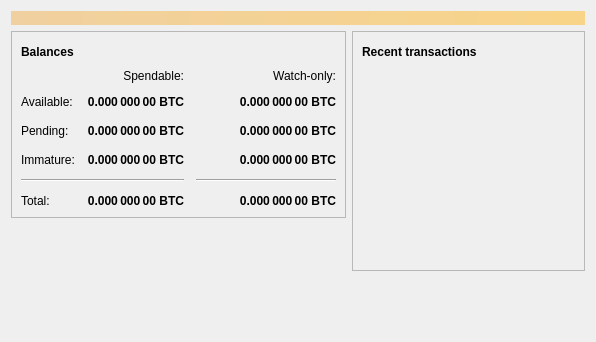
<?xml version="1.0" encoding="UTF-8"?>
<ui version="4.0">
 <class>OverviewPage</class>
 <widget class="QWidget" name="OverviewPage">
  <property name="geometry">
   <rect>
    <x>0</x>
    <y>0</y>
    <width>596</width>
    <height>342</height>
   </rect>
  </property>
  <property name="windowTitle">
   <string>Form</string>
  </property>
  <layout class="QVBoxLayout" name="topLayout">
   <item>
    <widget class="QLabel" name="labelAlerts">
     <property name="visible">
      <bool>false</bool>
     </property>
     <property name="styleSheet">
      <string notr="true">QLabel { background-color: qlineargradient(x1: 0, y1: 0, x2: 1, y2: 0, stop:0 #F0D0A0, stop:1 #F8D488); color:#000000; }</string>
     </property>
     <property name="wordWrap">
      <bool>true</bool>
     </property>
     <property name="margin">
      <number>3</number>
     </property>
     <property name="textInteractionFlags">
      <set>Qt::TextSelectableByMouse</set>
     </property>
    </widget>
   </item>
   <item>
    <layout class="QHBoxLayout" name="horizontalLayout" stretch="1,1">
     <item>
      <layout class="QVBoxLayout" name="verticalLayout_2">
       <item>
        <widget class="QFrame" name="frame">
         <property name="frameShape">
          <enum>QFrame::StyledPanel</enum>
         </property>
         <property name="frameShadow">
          <enum>QFrame::Raised</enum>
         </property>
         <layout class="QVBoxLayout" name="verticalLayout_4">
          <item>
           <layout class="QHBoxLayout" name="horizontalLayout_4">
            <item>
             <widget class="QLabel" name="label_5">
              <property name="font">
               <font>
                <weight>75</weight>
                <bold>true</bold>
               </font>
              </property>
              <property name="text">
               <string>Balances</string>
              </property>
             </widget>
            </item>
            <item>
             <widget class="QPushButton" name="labelWalletStatus">
              <property name="enabled">
               <bool>true</bool>
              </property>
              <property name="maximumSize">
               <size>
                <width>30</width>
                <height>16777215</height>
               </size>
              </property>
              <property name="toolTip">
               <string>The displayed information may be out of date. Your wallet automatically synchronizes with the Bitcoin network after a connection is established, but this process has not completed yet.</string>
              </property>
              <property name="text">
               <string/>
              </property>
              <property name="icon">
               <iconset resource="../bitcoin.qrc">
                <normaloff>:/icons/warning</normaloff>
                <disabledoff>:/icons/warning</disabledoff>:/icons/warning</iconset>
              </property>
              <property name="iconSize">
               <size>
                <width>24</width>
                <height>24</height>
               </size>
              </property>
              <property name="flat">
               <bool>true</bool>
              </property>
             </widget>
            </item>
            <item>
             <spacer name="horizontalSpacer_3">
              <property name="orientation">
               <enum>Qt::Horizontal</enum>
              </property>
              <property name="sizeHint" stdset="0">
               <size>
                <width>40</width>
                <height>20</height>
               </size>
              </property>
             </spacer>
            </item>
           </layout>
          </item>
          <item>
           <layout class="QGridLayout" name="gridLayout">
            <property name="spacing">
             <number>12</number>
            </property>
            <item row="2" column="2">
             <widget class="QLabel" name="labelWatchPending">
              <property name="font">
               <font>
                <weight>75</weight>
                <bold>true</bold>
               </font>
              </property>
              <property name="cursor">
               <cursorShape>IBeamCursor</cursorShape>
              </property>
              <property name="toolTip">
               <string>Unconfirmed transactions to watch-only addresses</string>
              </property>
              <property name="text">
               <string notr="true">0.000 000 00 BTC</string>
              </property>
              <property name="alignment">
               <set>Qt::AlignRight|Qt::AlignTrailing|Qt::AlignVCenter</set>
              </property>
              <property name="textInteractionFlags">
               <set>Qt::LinksAccessibleByMouse|Qt::TextSelectableByKeyboard|Qt::TextSelectableByMouse</set>
              </property>
             </widget>
            </item>
            <item row="2" column="1">
             <widget class="QLabel" name="labelUnconfirmed">
              <property name="font">
               <font>
                <weight>75</weight>
                <bold>true</bold>
               </font>
              </property>
              <property name="cursor">
               <cursorShape>IBeamCursor</cursorShape>
              </property>
              <property name="toolTip">
               <string>Total of transactions that have yet to be confirmed, and do not yet count toward the spendable balance</string>
              </property>
              <property name="text">
               <string notr="true">0.000 000 00 BTC</string>
              </property>
              <property name="alignment">
               <set>Qt::AlignRight|Qt::AlignTrailing|Qt::AlignVCenter</set>
              </property>
              <property name="textInteractionFlags">
               <set>Qt::LinksAccessibleByMouse|Qt::TextSelectableByKeyboard|Qt::TextSelectableByMouse</set>
              </property>
             </widget>
            </item>
            <item row="3" column="2">
             <widget class="QLabel" name="labelWatchImmature">
              <property name="font">
               <font>
                <weight>75</weight>
                <bold>true</bold>
               </font>
              </property>
              <property name="cursor">
               <cursorShape>IBeamCursor</cursorShape>
              </property>
              <property name="toolTip">
               <string>Mined balance in watch-only addresses that has not yet matured</string>
              </property>
              <property name="text">
               <string notr="true">0.000 000 00 BTC</string>
              </property>
              <property name="alignment">
               <set>Qt::AlignRight|Qt::AlignTrailing|Qt::AlignVCenter</set>
              </property>
              <property name="textInteractionFlags">
               <set>Qt::LinksAccessibleByMouse|Qt::TextSelectableByKeyboard|Qt::TextSelectableByMouse</set>
              </property>
             </widget>
            </item>
            <item row="4" column="0" colspan="2">
             <widget class="Line" name="line">
              <property name="orientation">
               <enum>Qt::Horizontal</enum>
              </property>
             </widget>
            </item>
            <item row="4" column="2">
             <widget class="Line" name="lineWatchBalance">
              <property name="sizePolicy">
               <sizepolicy hsizetype="Preferred" vsizetype="Fixed">
                <horstretch>0</horstretch>
                <verstretch>0</verstretch>
               </sizepolicy>
              </property>
              <property name="minimumSize">
               <size>
                <width>140</width>
                <height>0</height>
               </size>
              </property>
              <property name="orientation">
               <enum>Qt::Horizontal</enum>
              </property>
             </widget>
            </item>
            <item row="5" column="0">
             <widget class="QLabel" name="labelTotalText">
              <property name="text">
               <string>Total:</string>
              </property>
             </widget>
            </item>
            <item row="3" column="1">
             <widget class="QLabel" name="labelImmature">
              <property name="font">
               <font>
                <weight>75</weight>
                <bold>true</bold>
               </font>
              </property>
              <property name="cursor">
               <cursorShape>IBeamCursor</cursorShape>
              </property>
              <property name="toolTip">
               <string>Mined balance that has not yet matured</string>
              </property>
              <property name="text">
               <string notr="true">0.000 000 00 BTC</string>
              </property>
              <property name="alignment">
               <set>Qt::AlignRight|Qt::AlignTrailing|Qt::AlignVCenter</set>
              </property>
              <property name="textInteractionFlags">
               <set>Qt::LinksAccessibleByMouse|Qt::TextSelectableByKeyboard|Qt::TextSelectableByMouse</set>
              </property>
             </widget>
            </item>
            <item row="2" column="3">
             <spacer name="horizontalSpacer_2">
              <property name="orientation">
               <enum>Qt::Horizontal</enum>
              </property>
              <property name="sizeHint" stdset="0">
               <size>
                <width>40</width>
                <height>20</height>
               </size>
              </property>
             </spacer>
            </item>
            <item row="3" column="0">
             <widget class="QLabel" name="labelImmatureText">
              <property name="text">
               <string>Immature:</string>
              </property>
             </widget>
            </item>
            <item row="5" column="1">
             <widget class="QLabel" name="labelTotal">
              <property name="font">
               <font>
                <weight>75</weight>
                <bold>true</bold>
               </font>
              </property>
              <property name="cursor">
               <cursorShape>IBeamCursor</cursorShape>
              </property>
              <property name="toolTip">
               <string>Your current total balance</string>
              </property>
              <property name="text">
               <string notr="true">0.000 000 00 BTC</string>
              </property>
              <property name="alignment">
               <set>Qt::AlignRight|Qt::AlignTrailing|Qt::AlignVCenter</set>
              </property>
              <property name="textInteractionFlags">
               <set>Qt::LinksAccessibleByMouse|Qt::TextSelectableByKeyboard|Qt::TextSelectableByMouse</set>
              </property>
             </widget>
            </item>
            <item row="5" column="2">
             <widget class="QLabel" name="labelWatchTotal">
              <property name="font">
               <font>
                <weight>75</weight>
                <bold>true</bold>
               </font>
              </property>
              <property name="cursor">
               <cursorShape>IBeamCursor</cursorShape>
              </property>
              <property name="toolTip">
               <string>Current total balance in watch-only addresses</string>
              </property>
              <property name="text">
               <string notr="true">0.000 000 00 BTC</string>
              </property>
              <property name="alignment">
               <set>Qt::AlignRight|Qt::AlignTrailing|Qt::AlignVCenter</set>
              </property>
              <property name="textInteractionFlags">
               <set>Qt::LinksAccessibleByMouse|Qt::TextSelectableByKeyboard|Qt::TextSelectableByMouse</set>
              </property>
             </widget>
            </item>
            <item row="0" column="2">
             <widget class="QLabel" name="labelWatchonly">
              <property name="text">
               <string>Watch-only:</string>
              </property>
              <property name="alignment">
               <set>Qt::AlignRight|Qt::AlignTrailing|Qt::AlignVCenter</set>
              </property>
             </widget>
            </item>
            <item row="1" column="0">
             <widget class="QLabel" name="labelBalanceText">
              <property name="text">
               <string>Available:</string>
              </property>
             </widget>
            </item>
            <item row="1" column="1">
             <widget class="QLabel" name="labelBalance">
              <property name="font">
               <font>
                <weight>75</weight>
                <bold>true</bold>
               </font>
              </property>
              <property name="cursor">
               <cursorShape>IBeamCursor</cursorShape>
              </property>
              <property name="toolTip">
               <string>Your current spendable balance</string>
              </property>
              <property name="text">
               <string notr="true">0.000 000 00 BTC</string>
              </property>
              <property name="alignment">
               <set>Qt::AlignRight|Qt::AlignTrailing|Qt::AlignVCenter</set>
              </property>
              <property name="textInteractionFlags">
               <set>Qt::LinksAccessibleByMouse|Qt::TextSelectableByKeyboard|Qt::TextSelectableByMouse</set>
              </property>
             </widget>
            </item>
            <item row="1" column="2">
             <widget class="QLabel" name="labelWatchAvailable">
              <property name="font">
               <font>
                <weight>75</weight>
                <bold>true</bold>
               </font>
              </property>
              <property name="cursor">
               <cursorShape>IBeamCursor</cursorShape>
              </property>
              <property name="toolTip">
               <string>Your current balance in watch-only addresses</string>
              </property>
              <property name="text">
               <string notr="true">0.000 000 00 BTC</string>
              </property>
              <property name="alignment">
               <set>Qt::AlignRight|Qt::AlignTrailing|Qt::AlignVCenter</set>
              </property>
              <property name="textInteractionFlags">
               <set>Qt::LinksAccessibleByMouse|Qt::TextSelectableByKeyboard|Qt::TextSelectableByMouse</set>
              </property>
             </widget>
            </item>
            <item row="2" column="0">
             <widget class="QLabel" name="labelPendingText">
              <property name="text">
               <string>Pending:</string>
              </property>
             </widget>
            </item>
            <item row="0" column="1">
             <widget class="QLabel" name="labelSpendable">
              <property name="text">
               <string>Spendable:</string>
              </property>
              <property name="alignment">
               <set>Qt::AlignRight|Qt::AlignTrailing|Qt::AlignVCenter</set>
              </property>
             </widget>
            </item>
           </layout>
          </item>
         </layout>
        </widget>
       </item>
       <item>
        <spacer name="verticalSpacer">
         <property name="orientation">
          <enum>Qt::Vertical</enum>
         </property>
         <property name="sizeHint" stdset="0">
          <size>
           <width>20</width>
           <height>40</height>
          </size>
         </property>
        </spacer>
       </item>
      </layout>
     </item>
     <item>
      <layout class="QVBoxLayout" name="verticalLayout_3">
       <item>
        <widget class="QFrame" name="frame_2">
         <property name="frameShape">
          <enum>QFrame::StyledPanel</enum>
         </property>
         <property name="frameShadow">
          <enum>QFrame::Raised</enum>
         </property>
         <layout class="QVBoxLayout" name="verticalLayout">
          <item>
           <layout class="QHBoxLayout" name="horizontalLayout_2">
            <item>
             <widget class="QLabel" name="label_4">
              <property name="font">
               <font>
                <weight>75</weight>
                <bold>true</bold>
               </font>
              </property>
              <property name="text">
               <string>Recent transactions</string>
              </property>
             </widget>
            </item>
            <item>
             <widget class="QPushButton" name="labelTransactionsStatus">
              <property name="enabled">
               <bool>true</bool>
              </property>
              <property name="maximumSize">
               <size>
                <width>30</width>
                <height>16777215</height>
               </size>
              </property>
              <property name="toolTip">
               <string>The displayed information may be out of date. Your wallet automatically synchronizes with the Bitcoin network after a connection is established, but this process has not completed yet.</string>
              </property>
              <property name="text">
               <string/>
              </property>
              <property name="icon">
               <iconset resource="../bitcoin.qrc">
                <normaloff>:/icons/warning</normaloff>
                <disabledoff>:/icons/warning</disabledoff>:/icons/warning</iconset>
              </property>
              <property name="iconSize">
               <size>
                <width>24</width>
                <height>24</height>
               </size>
              </property>
              <property name="flat">
               <bool>true</bool>
              </property>
             </widget>
            </item>
            <item>
             <spacer name="horizontalSpacer">
              <property name="orientation">
               <enum>Qt::Horizontal</enum>
              </property>
              <property name="sizeHint" stdset="0">
               <size>
                <width>40</width>
                <height>20</height>
               </size>
              </property>
             </spacer>
            </item>
           </layout>
          </item>
          <item>
           <widget class="QListView" name="listTransactions">
            <property name="styleSheet">
             <string notr="true">QListView { background: transparent; }</string>
            </property>
            <property name="frameShape">
             <enum>QFrame::NoFrame</enum>
            </property>
            <property name="verticalScrollBarPolicy">
             <enum>Qt::ScrollBarAlwaysOff</enum>
            </property>
            <property name="horizontalScrollBarPolicy">
             <enum>Qt::ScrollBarAlwaysOff</enum>
            </property>
            <property name="selectionMode">
             <enum>QAbstractItemView::NoSelection</enum>
            </property>
           </widget>
          </item>
         </layout>
        </widget>
       </item>
       <item>
        <spacer name="verticalSpacer_2">
         <property name="orientation">
          <enum>Qt::Vertical</enum>
         </property>
         <property name="sizeHint" stdset="0">
          <size>
           <width>20</width>
           <height>40</height>
          </size>
         </property>
        </spacer>
       </item>
      </layout>
     </item>
    </layout>
   </item>
  </layout>
 </widget>
 <resources/>
 <connections/>
</ui>
